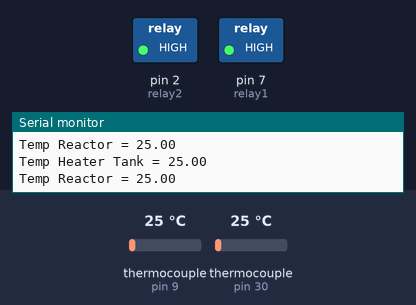
This sketch was run on a simulated Arduino Uno, built with avr-gcc and run on an emulated ATmega328P. On the bench: switched loads named in the sketch (green lamp = pin HIGH), the last lines printed to the serial monitor. Inputs (shaded band) come from the test bench; at power-on: thermocouple (sensors on pin 9, pin 30) 25 °C.

Above: at 1.8 s.
1.9 s: thermocouple (sensor on pin 9) set to 28 °C
At 3.2 s:
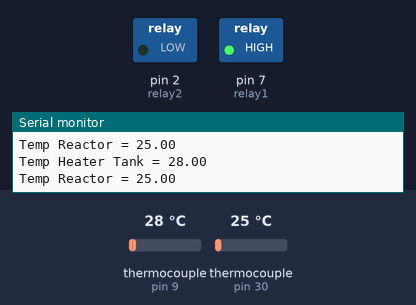
3.5 s: thermocouple (sensor on pin 9) set to 6 °C
At 5.1 s:
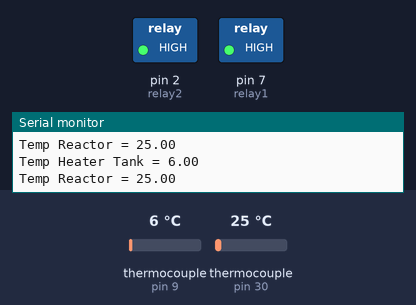
5.5 s: thermocouple (sensor on pin 9) set to 75 °C
At 6.8 s:
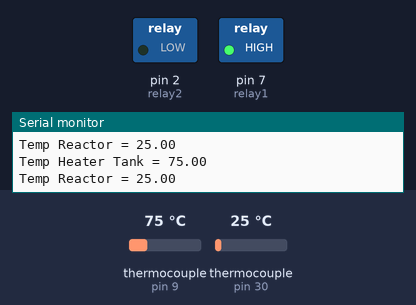
Timing chart, 0 to 8.5 s (numbered marks = the images above; inputs shaded):
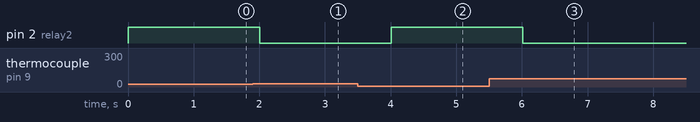

The sketch:

Temp_Control.ino
```cpp
float setpointtemp = 25;  //setting the setpoint at here!

#define relay1 7  //circulate pump
#define relay2 2  //Heater
#include "max6675.h" //thermocople library
//-----------------------Temp Heater--------------------------------
int thermoDO = 8;
int thermoCS = 9;
int thermoCLK = 10;
MAX6675 thermocouple(thermoCLK, thermoCS, thermoDO);
//-----------------------Temp Reactor--------------------------------
int thermoDO1 = 31; //blue
int thermoCS1 = 30; //purple
int thermoCLK1 = 32; //grey
MAX6675 thermocouple1(thermoCLK1, thermoCS1, thermoDO1);
//------------------------------------------------------------------

void setup() {
  Serial.begin(9600);
  pinMode(relay1, OUTPUT);
  pinMode(relay2, OUTPUT);
  digitalWrite(relay1, HIGH);
  digitalWrite(relay2, LOW);
}

void loop() {
  //--------------------Temp Read-----------------------------
  float TempHot = thermocouple.readCelsius(); //่พันเทปสีแดง
  Serial.print("Temp Heater Tank = ");
  Serial.println(TempHot);

  float TempReactor = thermocouple1.readCelsius(); //่พันเทปสีดำ
  Serial.print("Temp Reactor = ");
  Serial.println(TempReactor);

  //--------------------Temp Control-----------------------------
  float case1 = setpointtemp + 5;
  float case2 = setpointtemp+1;

  if (TempReactor < setpointtemp) {
    if (TempHot < case1) {
      digitalWrite(relay2, HIGH);
    }
    if (TempHot >= case1) {
      digitalWrite(relay2, LOW);
    }
  }
  if (TempReactor >= setpointtemp) {
    if (TempHot < case2) {
      digitalWrite(relay2, HIGH);
    }
    if (TempHot >= case2) {
      digitalWrite(relay2, LOW);
    }
  }
  delay(1000);//milisec
}
```

Measured:
- the behaviour switches between 25 and 26 °C on thermocouple (sensor on pin 9) (found by bisection; images 0 and 1)
- after the input at 1.9 s, pin 2 (relay2): HIGH → LOW after 0.11 s
- after the input at 3.5 s, pin 2 (relay2): LOW → HIGH after 0.51 s
- after the input at 5.5 s, pin 2 (relay2): HIGH → LOW after 0.52 s
